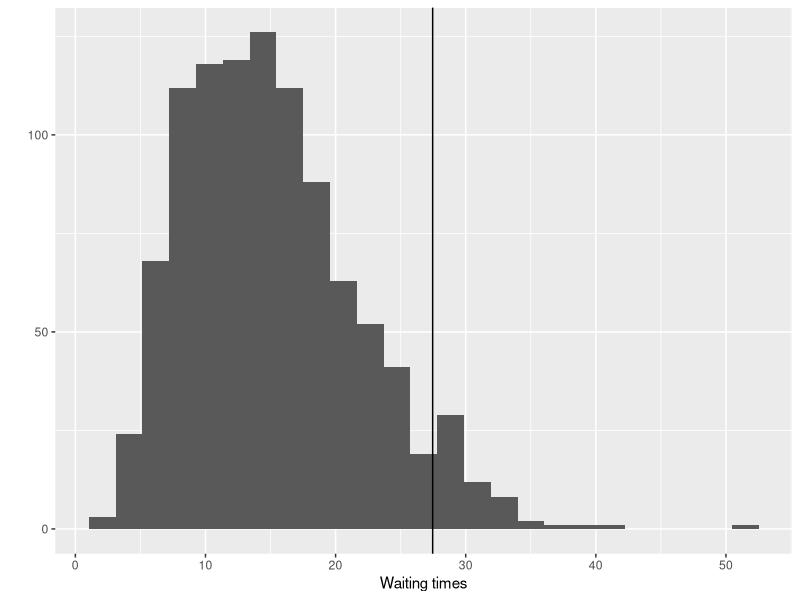

Write R code to recreate this figure.
1 - pgamma(60, 25, 1/3)
1 - pgamma(60, 25, scale = 3)

qgamma(.95, 5, 1/3)

times <- rgamma(1000, 5, 1/3) 
times # your results may be different here.

library(tidyverse)
qplot(times, bins = 25, xlab = "Waiting times") +
  geom_vline(xintercept = 27.46)
